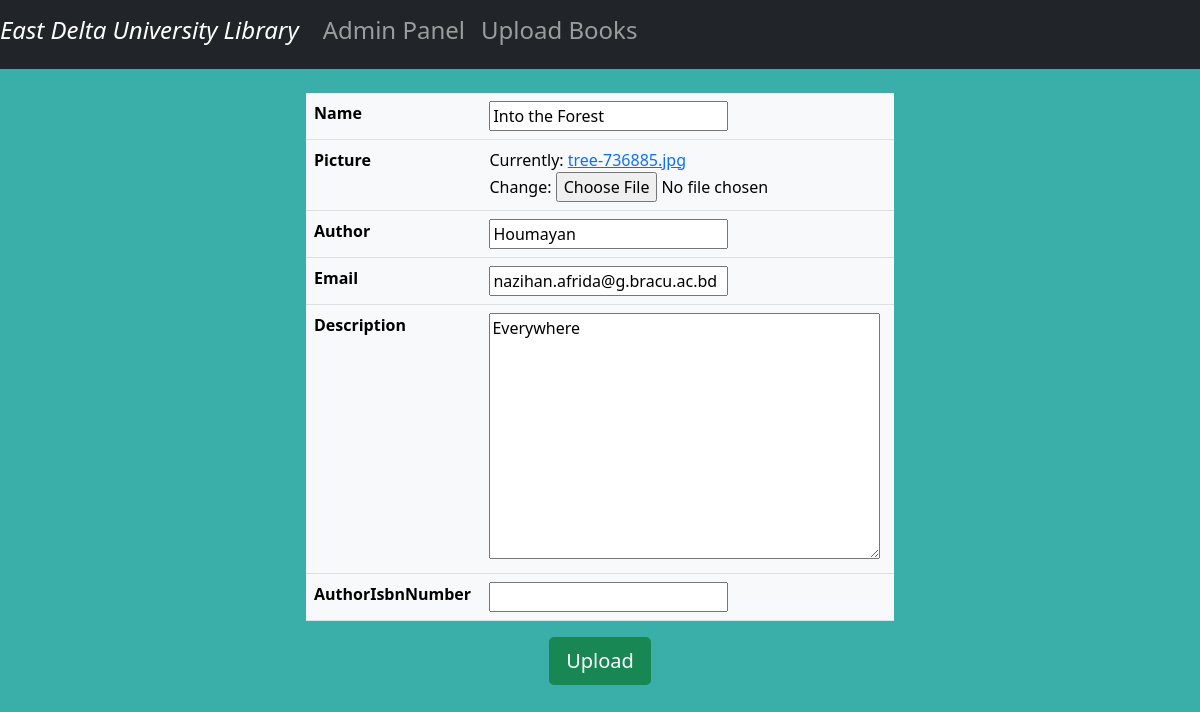
The app's page /update/6 with its own data.
### book/models.py (models this page shows, shortened)
class Book(models.Model):
    name= models.CharField(max_length=50)
    picture= models.ImageField()
    author= models.CharField(max_length=30,default='Guest')
    email= models.EmailField(blank=True)
    description= models.TextField(default='Available in EDU')
    authorIsbnNumber = models.CharField(max_length=10,null=True)

### book/views.py (the view)
# urls.py: path('update/<int:book_id>',views.update_book,),
def update_book(request,book_id):
    book_id = int(book_id)
    try:
        book_shelf = Book.objects.get(id = book_id)
    except Book.DoesNotExist:
        return redirect('index')
    book_form = BookCreate(request.POST or None,instance=book_shelf)
    if book_form.is_valid():
        book_form.save()
        return redirect('index')
    return render(request,'books/upload_form.html', {'upload_form':book_form})

### book/forms.py
class BookCreate(forms.ModelForm):
    class Meta:
        model = Book
        fields = '__all__'

### book/templates/books/upload_form.html (shortened to what this page needs)
{% extends 'books/library.html' %}
{% block content%}
<center>
    <form method="POST" enctype="multipart/form-data">
        <table class="w-50 table table-light" style="border-radius: 10px;">
            {%for field in upload_form  %}
            <tr>
                <th>{{field.label}}</th>
                <td>{{field}}</td>
            </tr>
           {% endfor %}
        </table>
        <button type="submit" class="btn btn-lg btn-success md-5">Upload</button>
    </form>
</center>
{% endblock%}

### book/templates/books/library.html (style rules this page uses)
body { background-color: #3AAFA9; }

### records on screen
Book: upload_form "Into the Forest" "Houmayan" "nazihan.afrida@g.bracu.ac.bd" "Everywhere"

### other values on screen
{{ field.label }} "Name" "Picture" "Author" "Email" "Description" "AuthorIsbnNumber"
